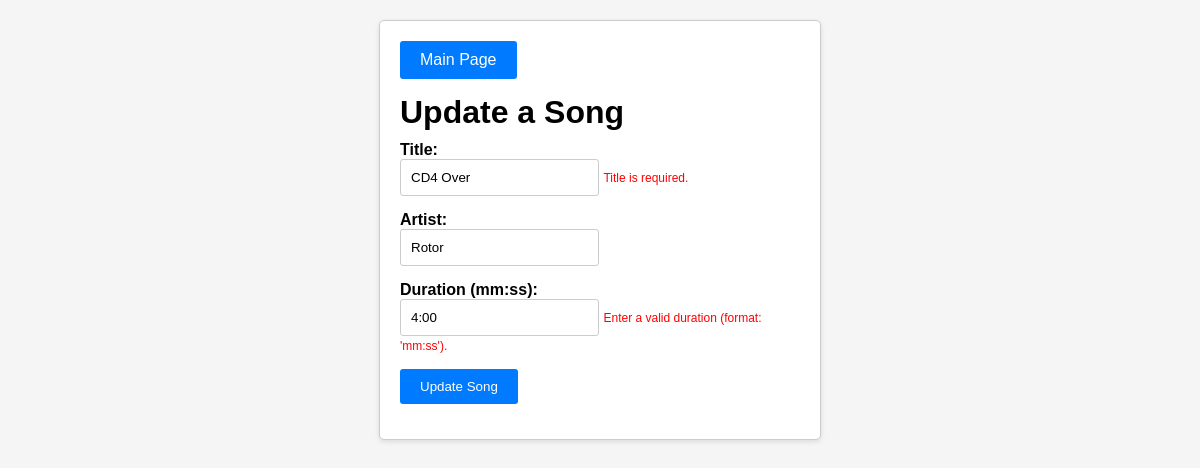
/edit_song/1, run on an earlier commit of the app's database.
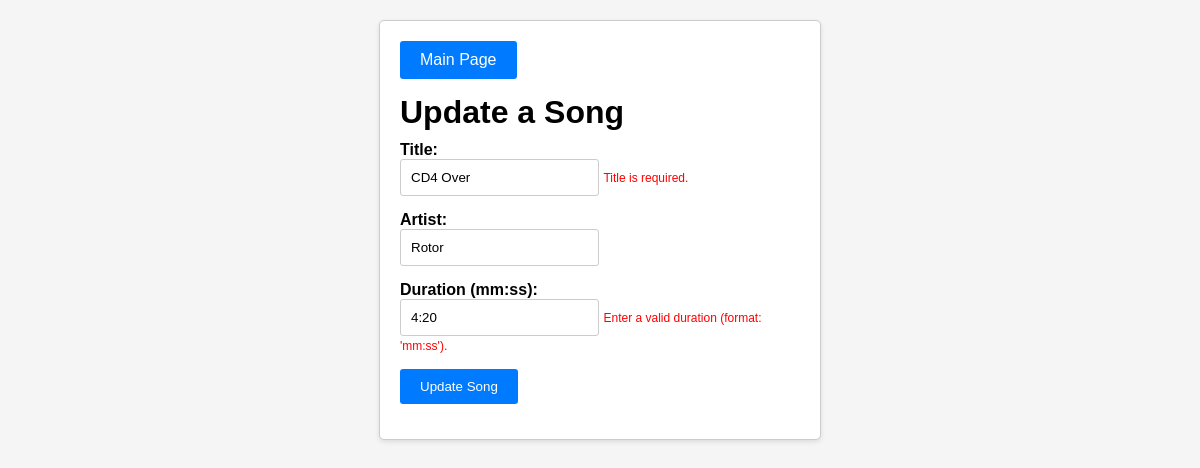
And on a later commit of the database.
### db/db.py (models this page shows)
class Song(db.Model):
    id = db.Column(db.Integer, primary_key=True)
    title = db.Column(db.String(100), nullable=False)
    artist = db.Column(db.String(100))
    duration = db.Column(db.String(10))

### app.py (the view)
@app.route('/edit_song/<int:song_id>', methods=['GET', 'POST'])
def edit_song(song_id):
    song = Song.query.get_or_404(song_id)
    form_action = f'/edit_song/{song_id}'
    action_text = 'Update'
    if request.method == 'POST':
        song.title = request.form['title']
        song.artist = request.form['artist']
        song.duration = request.form['duration']
        db.session.commit()
        flash('Song updated successfully', 'success')
        return redirect(url_for('index'))  # Redirect to the index page after adding the song
    else:
        return render_template('song_form.html', song=song, form_action=form_action, action_text=action_text)

### templates/song_form.html (shortened to what this page needs)
<!DOCTYPE html>
<html lang="en">
<head>
    <link rel="stylesheet" href="{{ url_for('static', filename='css/styles.css') }}">
</head>
<body>
    <div class="container">
        <div class="form-group">
            <a href="{{ url_for('index') }}" class="song-button">Main Page</a>
        </div>
        <h1>{{ action_text }} a Song</h1>
        <form action="{{ form_action }}" method="POST">
            <div class="form-group">
                <label for="title">Title:</label>
                <input type="text" id="title" name="title" required minlength="1" maxlength="100" class="dynamic-width" value="{{ song.title }}">
                <small class="form-error">Title is required.</small>
            </div>
            <div class="form-group">
                <label for="artist">Artist:</label>
                <input type="text" id="artist" name="artist" maxlength="100" class="dynamic-width" value="{{ song.artist }}">
            </div>
            <div class="form-group">
                <label for="duration">Duration (mm:ss):</label>
                <input type="text" id="duration" name="duration" pattern="\d+:\d{2}" title="Use format 'mm:ss'" maxlength="8" class="dynamic-width" value="{{ song.duration }}">
                <small class="form-error">Enter a valid duration (format: 'mm:ss').</small>
            </div>
            <div class="form-group">
                <button type="submit" class="song-button">{{ action_text }} Song</button>
            </div>
        </form>
    </div>
</body>
</html>

What changed in the data, as far as the page shows it:
changed Song "CD4 Over": duration "4:00" → "4:20"
